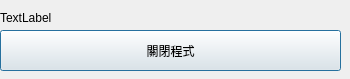
<?xml version="1.0" encoding="UTF-8"?>
<ui version="4.0">
 <class>Dialog</class>
 <widget class="QDialog" name="Dialog">
  <property name="geometry">
   <rect>
    <x>0</x>
    <y>0</y>
    <width>350</width>
    <height>79</height>
   </rect>
  </property>
  <property name="windowTitle">
   <string>Qt_TCP_Client</string>
  </property>
  <widget class="QLabel" name="label">
   <property name="geometry">
    <rect>
     <x>0</x>
     <y>10</y>
     <width>341</width>
     <height>16</height>
    </rect>
   </property>
   <property name="text">
    <string>TextLabel</string>
   </property>
  </widget>
  <widget class="QPushButton" name="pushButton">
   <property name="geometry">
    <rect>
     <x>0</x>
     <y>30</y>
     <width>341</width>
     <height>41</height>
    </rect>
   </property>
   <property name="text">
    <string>關閉程式</string>
   </property>
  </widget>
 </widget>
 <resources/>
 <connections>
  <connection>
   <sender>pushButton</sender>
   <signal>clicked()</signal>
   <receiver>Dialog</receiver>
   <slot>close()</slot>
   <hints>
    <hint type="sourcelabel">
     <x>170</x>
     <y>50</y>
    </hint>
    <hint type="destinationlabel">
     <x>174</x>
     <y>39</y>
    </hint>
   </hints>
  </connection>
 </connections>
</ui>
